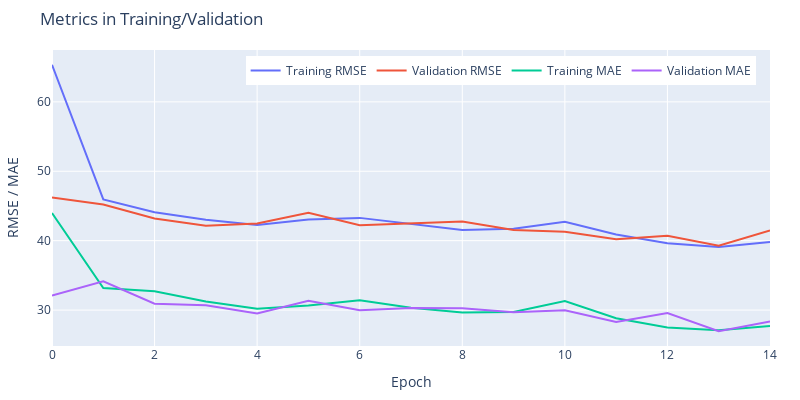

The cell this chart's notebook holds for it:
### Code cell
plotMetrics(train_history.history["root_mean_squared_error"], train_history.history["val_root_mean_squared_error"], train_history.history["mean_absolute_error"], train_history.history["val_mean_absolute_error"])

### Figure 1 — Plotly figure (JSON) as saved in the notebook; plotly's stock layout.template omitted (floating-point values rounded to 4 significant figures)
{"data": [{"mode": "lines", "name": "Training RMSE", "type": "scatter", "x": [0, 1, 2, 3, 4, 5, 6, 7, 8, 9, 10, 11, 12, 13, 14, 15, 16, 17, 18, 19, 20, 21, 22, 23, 24, 25, 26, 27, 28, 29, 30, 31, 32, 33, 34, 35, 36, 37, 38, 39, 40, 41, 42, 43, 44, 45, 46, 47, 48, 49], "y": [65.34, 45.95, 44.1, 43.03, 42.26, 43.04, 43.28, 42.43, 41.55, 41.73, 42.73, 40.89, 39.64, 39.07, 39.81]}, {"mode": "lines", "name": "Validation RMSE", "type": "scatter", "x": [0, 1, 2, 3, 4, 5, 6, 7, 8, 9, 10, 11, 12, 13, 14, 15, 16, 17, 18, 19, 20, 21, 22, 23, 24, 25, 26, 27, 28, 29, 30, 31, 32, 33, 34, 35, 36, 37, 38, 39, 40, 41, 42, 43, 44, 45, 46, 47, 48, 49], "y": [46.22, 45.22, 43.2, 42.15, 42.48, 44.04, 42.23, 42.53, 42.76, 41.52, 41.3, 40.2, 40.7, 39.28, 41.47]}, {"mode": "lines", "name": "Training MAE", "type": "scatter", "x": [0, 1, 2, 3, 4, 5, 6, 7, 8, 9, 10, 11, 12, 13, 14, 15, 16, 17, 18, 19, 20, 21, 22, 23, 24, 25, 26, 27, 28, 29, 30, 31, 32, 33, 34, 35, 36, 37, 38, 39, 40, 41, 42, 43, 44, 45, 46, 47, 48, 49], "y": [43.98, 33.18, 32.7, 31.22, 30.19, 30.68, 31.4, 30.33, 29.66, 29.74, 31.29, 28.83, 27.48, 27.1, 27.72]}, {"mode": "lines", "name": "Validation MAE", "type": "scatter", "x": [0, 1, 2, 3, 4, 5, 6, 7, 8, 9, 10, 11, 12, 13, 14, 15, 16, 17, 18, 19, 20, 21, 22, 23, 24, 25, 26, 27, 28, 29, 30, 31, 32, 33, 34, 35, 36, 37, 38, 39, 40, 41, 42, 43, 44, 45, 46, 47, 48, 49], "y": [32.11, 34.14, 30.91, 30.68, 29.5, 31.32, 29.98, 30.28, 30.26, 29.7, 29.97, 28.29, 29.57, 26.96, 28.37]}], "layout": {"height": 400, "legend": {"orientation": "h", "x": 0.98, "xanchor": "right", "y": 0.98, "yanchor": "top"}, "margin": {"b": 30, "l": 40, "r": 30, "t": 50}, "title": {"text": "Metrics in Training/Validation"}, "width": 800, "xaxis": {"title": {"text": "Epoch"}}, "yaxis": {"title": {"text": "RMSE / MAE"}}}}
